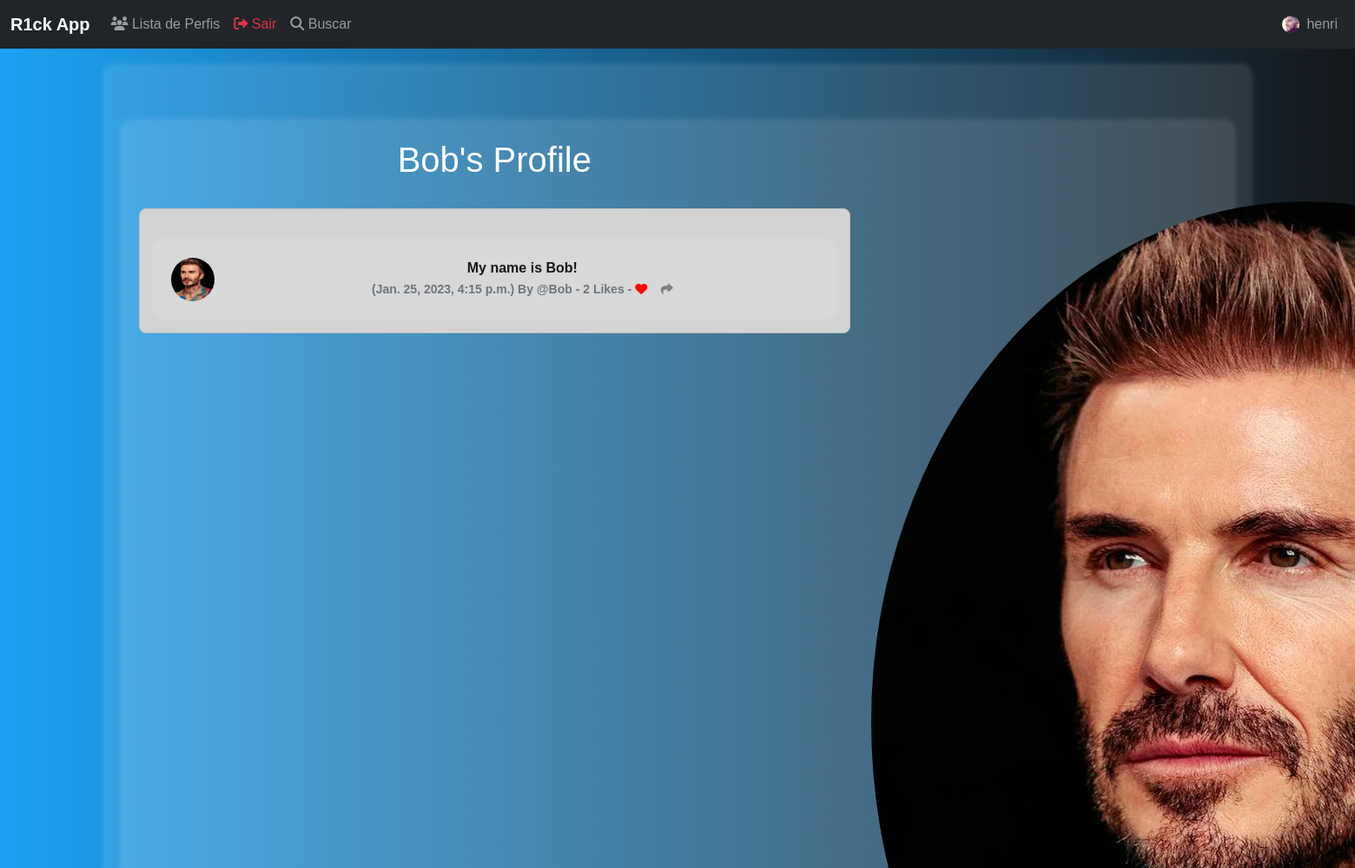
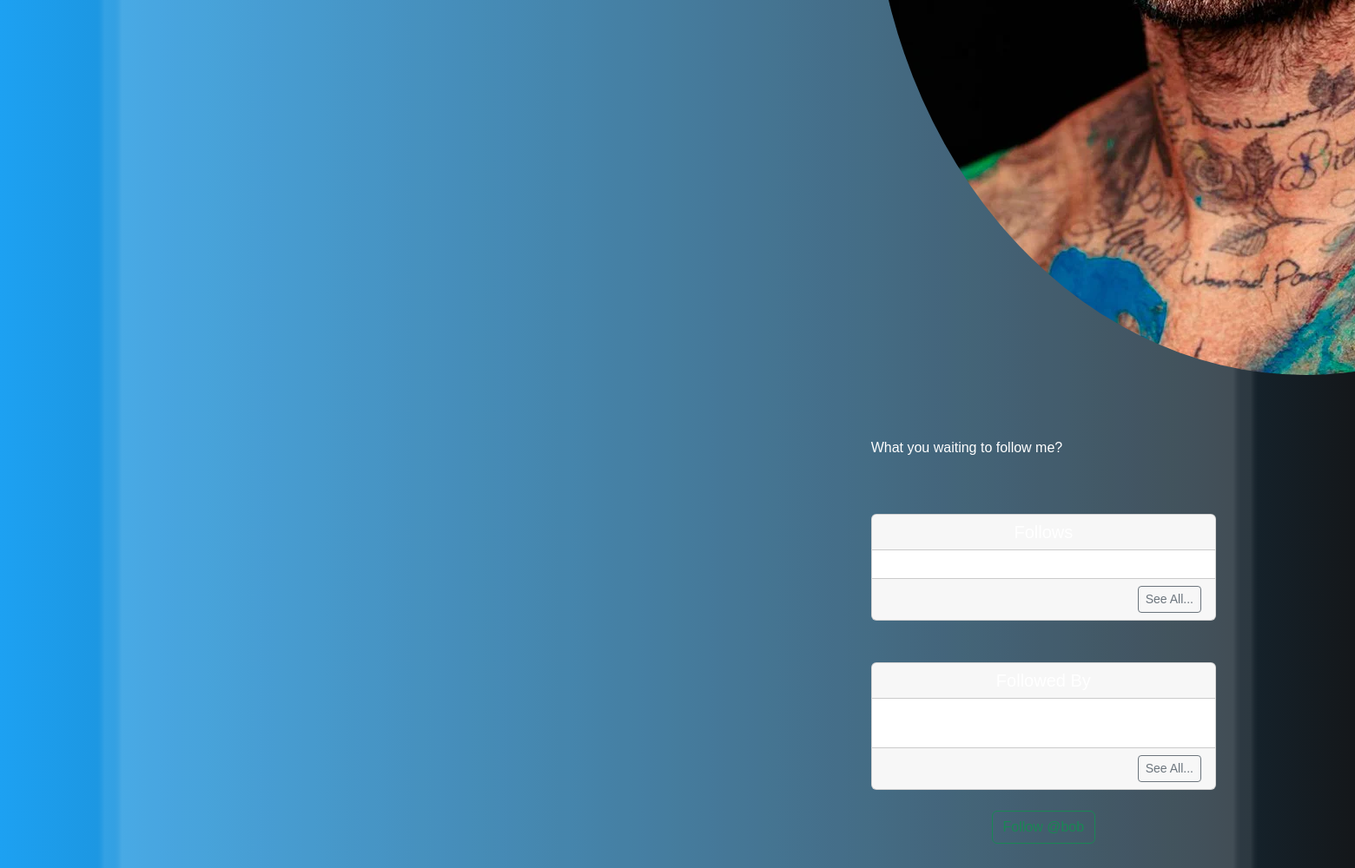
Page /profile/4 (signed in) on the committed database (2 pictures, top to bottom).
### musker/models.py (models this page shows, shortened)
class Profile(models.Model):
	user = models.OneToOneField(User, on_delete=models.CASCADE)
	follows = models.ManyToManyField("self",
		related_name="followed_by",
		symmetrical=False,
		blank=True)
	date_modified = models.DateTimeField(User, auto_now=True)
	profile_image = models.ImageField(null=True, blank=True, upload_to="images/")
	profile_bio = models.CharField(null=True, blank=True, max_length=500)
	homepage_link = models.CharField(null=True, blank=True, max_length=100)
	facebook_link = models.CharField(null=True, blank=True, max_length=100)
	instagram_link = models.CharField(null=True, blank=True, max_length=100)
	linkedin_link = models.CharField(null=True, blank=True, max_length=100)

class Meep(models.Model):
	user = models.ForeignKey(
		User, related_name="meeps",
		on_delete=models.DO_NOTHING
		)
	body = models.CharField(max_length=200)
	created_at = models.DateTimeField(auto_now_add=True)
	likes = models.ManyToManyField(User, related_name="meep_like", blank=True)
	def number_of_likes(self):
		return self.likes.count()

### musker/views.py (the view, shortened to what this page needs)
# urls.py: path('profile/<int:pk>', views.profile, name='profile'),
def profile(request, pk):
	if request.user.is_authenticated:
		profile = Profile.objects.get(user_id=pk)
		meeps = Meep.objects.filter(user_id=pk).order_by("-created_at")
		return render(request, "profile.html", {"profile":profile, "meeps":meeps})
	else:
		messages.success(request, ("You Must Be Logged In To View This Page..."))
		return redirect('home')

### musker/templates/profile.html (shortened to what this page needs)
{% extends 'base.html' %}
{% load static %}
{% block content %}
{% if profile %}
	<div class="container text-center">
		<div class="row">
			<div class="col-8">
				<h1>{{ profile.user.username }}'s Profile</h1>
				<br/>
				{% if meeps %}
					{% for meep in meeps %}
			<div class="alert alert-dark" role="alert">
	<div class="container">
		<div class="row">
			<div class="col-1">
				{% if profile.profile_image %}
				<img src="{{ profile.profile_image.url }}" width=50 height=50 class="rounded-circle" alt="{{ profile.user.username }}">
				{% else %}
				<img src="{% static 'images/default_profile_pic.png' %}" width=50 height=50 class="rounded-circle" alt="{{ profile.user.username }}">
				{% endif %}
			</div>
			<div class="col-11">
						  {{ meep.body }}<br/>
			  				<small class="text-muted">
			  					({{ meep.created_at}}) By
			  					@{{ meep.user.username }}
			  		- {{ meep.number_of_likes }} Likes -
			  		{% if user in meep.likes.all %}
				  	  <a href="{% url 'meep_like' meep.id %}"><i class="fa-solid fa-heart" style='color:red'></i></a>
				  	{% else %}
				  		<a href="{% url 'meep_like' meep.id %}"><i class="fa fa-heart-o" style="color:red"></i></a>
				  	{% endif %}
<a href="{% url 'meep_show' meep.id %}"><i class="fa-solid fa-share" style="color:gray"></i></a>
			  				</small>
						</div><br/><br/>
			</div>
		</div>
	</div>
					{% endfor %}
				{% endif %}
			</div>
			<div class="col-4">
				<br/><br/><br/>
				{% if profile.profile_image %}
				<img src="{{ profile.profile_image.url }}" class="rounded-circle">
				<br/><br/>
				{% endif %}
<br/><br/>
{% if profile.profile_bio %}
	<p align="justify">
		{{profile.profile_bio }}
	</p>
{% endif %}
<br/><br/>
				<div class="card">
  <h5 class="card-header">Follows</h5>
  <div class="card-body">
  </div>
  <div class="card-footer text-end">
    <a href="{% url 'follows' profile.user.id %}"
    class="btn btn-sm btn-outline-secondary">See All...</a>
  </div>
</div>
			<br/><br/>
			<div class="card">
  <h5 class="card-header">Followed By</h5>
  <div class="card-body">
    <p class="card-text">
			<br/>
    </p>
  </div>
  <div class="card-footer text-end">
    <a href="{% url 'followers' profile.user.id %}"
    class="btn btn-sm btn-outline-secondary">See All...</a>
  </div>
</div>
<br/>
<form method=POST>
{% if profile in user.profile.follows.all %}
 	<button class="btn btn-outline-danger" name="follow" value="unfollow" type="submit">
 		Unfollow @{{ profile.user.username|lower}}
 	</button>
{% else %}
	<button class="btn btn-outline-success" name="follow" value="follow" type="submit">
 	</button>
{% endif %}
</form>
<br/>
			</div>
		</div>
	</div>
{% endif %}
{% endblock %}

### musker/templates/navbar.html (shortened to what this page needs)
{% load static %}
<nav class="navbar navbar-expand-lg navbar-dark bg-dark">
  <div class="container-fluid">
    <a class="navbar-brand fw-bold" href="{% url 'home' %}">
       R1ck App
    </a>
    <div class="collapse navbar-collapse" id="navbarSupportedContent">
      <ul class="navbar-nav me-auto mb-2 mb-lg-0">
        <li class="nav-item">
          <a class="nav-link" href="{% url 'profile_list' %}">
            <i class="fa-solid fa-users"></i> Lista de Perfis
          </a>
        </li>
        {% if user.is_authenticated %}
        <li class="nav-item">
          <a class="nav-link text-danger" href="{% url 'logout' %}">
            <i class="fa-solid fa-sign-out-alt"></i> Sair
          </a>
        </li>
        {% endif %}
        <li class="nav-item">
          <a class="nav-link" href="{% url 'search' %}">
            <i class="fa-solid fa-search"></i> Buscar
          </a>
        </li>
      </ul>
      {% if user.is_authenticated %}
        <ul class="navbar-nav ms-auto">
          <li class="nav-item">
            <a href="{% url 'profile' request.user.id %}" class="nav-link d-flex align-items-center">
              {% if user.profile.profile_image %}
                <img src="{{ user.profile.profile_image.url }}" class="rounded-circle" width="20" alt="{{ user.username }}">
              {% else %}
                <img src="{% static 'images/default_profile_pic.png' %}" class="rounded-circle" width="20" alt="Imagem de perfil padrão">
              {% endif %}
              <span class="ms-2">{{ user.username }}</span>
            </a>
          </li>
        </ul>
      {% endif %}
    </div>
  </div>
</nav>

### musker/templates/base.html (style rules this page uses)
body { background: linear-gradient(to right, #1DA1F2, #14171A); color: white; font-family: Arial, sans-serif; }
.container { margin-top: 20px; background: rgba(255, 255, 255, 0.1); padding: 20px; border-radius: 10px; box-shadow: 0px 0px 10px rgba(255, 255, 255, 0.2); }
.alert { font-weight: bold; border-radius: 8px; }

### rows in the picture
Profile: user.username "Bob", profile_image (picture), profile_bio "What you waiting to follow me?"
Meep: profile_image (picture), body "My name is Bob!", created_at "Jan. 25, 2023, 4:15 p.m.", user.username "Bob", number_of_likes "2"

### other values in the picture
{{ user.username }} "henri"
